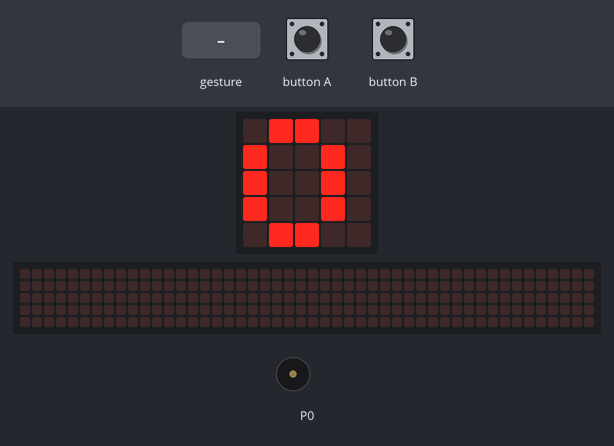
Bench run of a program on a simulated BBC micro:bit (MakeCode). On the bench: the board's 5×5 LED display, a strip that is not on the board, showing the scrolling text unrolled, buzzer (waves = sounding). Inputs (shaded band) come from the test bench. A tilt is held for 1.5 s and a shake lasts 1 s, then the board lies face up again; the 48×5 strip is a reading aid, not a part: it shows the text the display is scrolling, unrolled, one strip-width of it at a time.

Above: at 1.9 s.
2.0 s: button B pressed for 0.15 s
At 2.22 s:
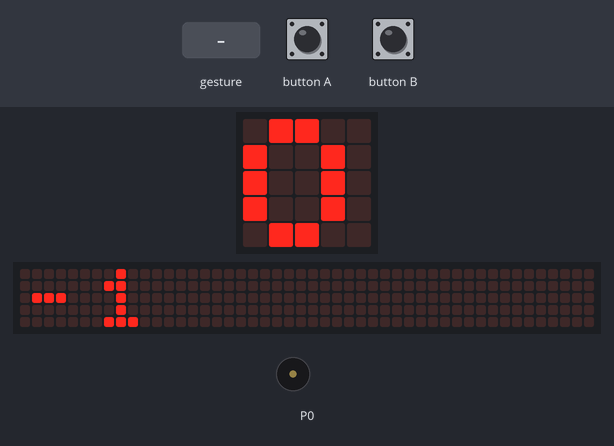
2.7 s: button A pressed for 0.15 s
3.4 s: button B pressed for 0.15 s
4.1 s: gesture 'shake'
At 5.2 s:
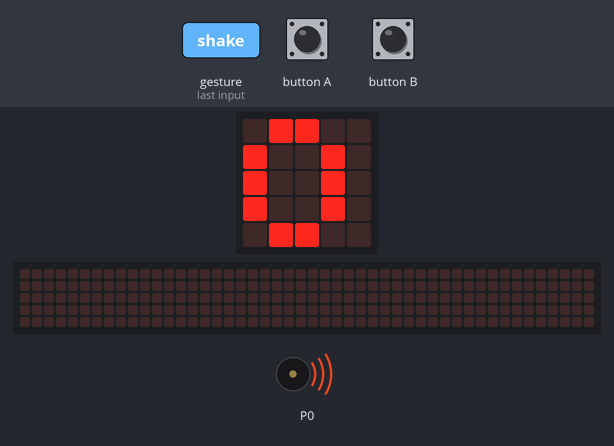
Timing chart, 0 to 8.1 s (numbered marks = the images above; inputs shaded):
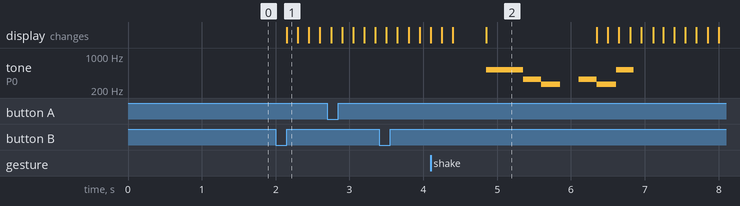

The program:

main.ts
```typescript
input.onButtonPressed(Button.A, function () {
    Number2 += 1
    basic.showNumber(Number2)
    music.playMelody("C E C5 - - - - - ", 120)
})
input.onGesture(Gesture.Shake, function () {
    Number2 = 0
    basic.showNumber(Number2)
    music.playTone(262, music.beat(BeatFraction.Whole))
})
input.onButtonPressed(Button.B, function () {
    Number2 += -1
    basic.showNumber(Number2)
    music.playMelody("C5 E C - - - - - ", 120)
})
let Number2 = 0
Number2 = 0
basic.showNumber(Number2)
```

test.ts
```typescript
// i test vanno qui; questi non saranno compilati quando questo pacchetto viene usato come estensione.
```

Measured:
- after the input at 2.0 s, the display: changes after 0.15 s (image 1)
- by itself, tone on P0: plays 523 Hz for 0.51 s, 330 Hz for 0.24 s, 262 Hz for 0.26 s, 330 Hz for 0.24 s, 262 Hz for 0.26 s, 523 Hz for 0.24 s
- what the display in image 2 shows lasts 1.5 s, from 4.9 s to 6.4 s
